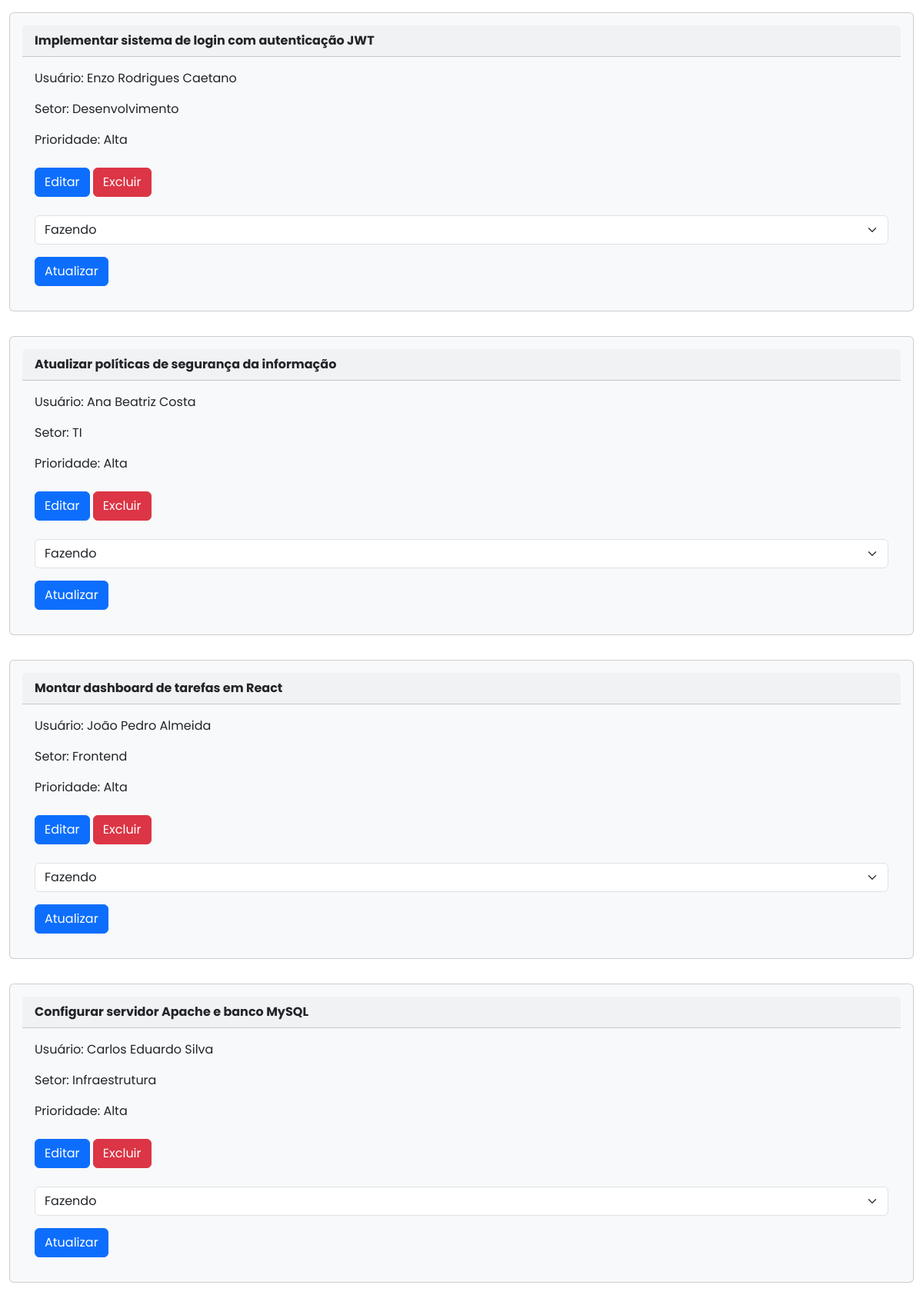
Screenshot of /public/tarefas/readFazendo.php with the database file from the repository.
### tables this page shows
CREATE TABLE
    tarefas (
        id_tarefa INT AUTO_INCREMENT PRIMARY KEY,
        descricao VARCHAR(200) NOT NULL,
        nome_setor VARCHAR(100) NOT NULL,
        prioridade ENUM ('Baixa', 'Média', 'Alta') NOT NULL,
        status_tarefa ENUM ('A Fazer', 'Fazendo', 'Pronto') DEFAULT 'A Fazer' NOT NULL,
        responsavel INT,
        FOREIGN KEY (responsavel) REFERENCES usuarios (id)
    );

CREATE TABLE
    usuarios (
        id INT AUTO_INCREMENT PRIMARY KEY NOT NULL,
        nome VARCHAR(100),
        email VARCHAR(100),
        senha VARCHAR(100) NOT NULL
    );

### public/tarefas/readFazendo.php (the view, shortened to what this page needs)
<?php
include '../bd.php';
$sql = "SELECT * FROM tarefas INNER JOIN usuarios ON tarefas.responsavel = usuarios.id WHERE status_tarefa = 'Fazendo'";
$result = $conn->query($sql);
?>
<!DOCTYPE html>
<html lang="pt-br">
<head>
    <link href="https://cdn.jsdelivr.net/npm/bootstrap@5.3.8/dist/css/bootstrap.min.css" rel="stylesheet">
    <link rel="stylesheet" href="https://cdn.jsdelivr.net/npm/bootstrap-icons@1.13.1/font/bootstrap-icons.min.css">
    <link rel="stylesheet" href="../../styles/style.css">
</head>
<body>
    <?php
    if ($result->num_rows > 0) {
        while ($row = $result->fetch_assoc()) {
            echo "
            <div class=\"container-fluid\">
                <div class=\"row\">
                    <div class=\"col\">
                        <div class=\"card bg-light p-3 mb-3 mt-3 \">
                            <div class=\"card-header fw-bold\">{$row['descricao']}</div>
                            <div class=\"card-body\">
                                <p class=\"card-text\">Usuário: {$row['nome']}</p>
                                <p class=\"card-text\">Setor: {$row['nome_setor']}</p>
                                <p class=\"card-text\">Prioridade: {$row['prioridade']}</p>
                                <a method='GET' class='btn btn-primary mb-4 mt-2' href='public/tarefas/create.php?id={$row['id_tarefa']}'>Editar</a>
                                <a class='btn btn-danger mb-4 b mt-2' href='public/tarefas/delete.php?id={$row['id_tarefa']}'>Excluir</a>
                                <form action='public/tarefas/updateStatus.php' method='POST'>
                                    <select name='status_tarefa' class='form-select' required>
                                        <option value='A fazer'>A fazer</option>
                                        <option value='Fazendo' selected>Fazendo</option>
                                        <option value='Pronto'>Pronto</option>
                                    </select>
                                    <input type='hidden' name='id_tarefa' value='{$row['id_tarefa']}'>
                                    <button type='submit' class='btn btn-primary mt-3'>Atualizar</button>
                                </form>
                            </div>
                        </div>
                    </div>
                </div>
            </div>
    ";
        }
    }
    ?>
</body>
</html>

### styles/style.css (style rules this page uses)
body { font-family: 'Poppins', sans-serif; height: 100%; width: 100%; margin: 0; }

### rows the page displays
tarefas: descricao "Implementar sistema de login com autenticação JWT", responsavel.nome "Enzo Rodrigues Caetano", nome_setor "Desenvolvimento", prioridade "Alta"
tarefas: descricao "Atualizar políticas de segurança da informação", responsavel.nome "Ana Beatriz Costa", nome_setor "TI", prioridade "Alta"
tarefas: descricao "Montar dashboard de tarefas em React", responsavel.nome "João Pedro Almeida", nome_setor "Frontend", prioridade "Alta"
tarefas: descricao "Configurar servidor Apache e banco MySQL", responsavel.nome "Carlos Eduardo Silva", nome_setor "Infraestrutura", prioridade "Alta"
